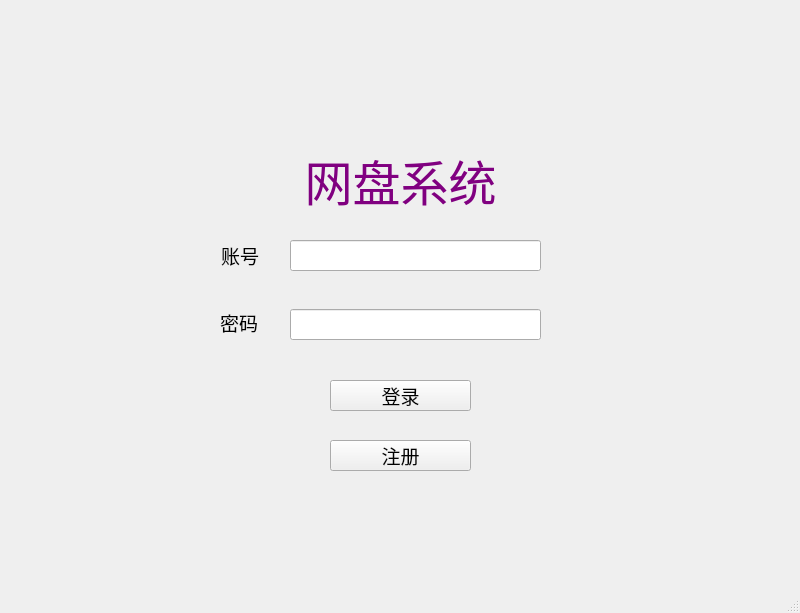
<?xml version="1.0" encoding="UTF-8"?>
<ui version="4.0">
 <class>MainWindow</class>
 <widget class="QMainWindow" name="MainWindow">
  <property name="geometry">
   <rect>
    <x>0</x>
    <y>0</y>
    <width>800</width>
    <height>613</height>
   </rect>
  </property>
  <property name="windowTitle">
   <string>MainWindow</string>
  </property>
  <property name="styleSheet">
   <string notr="true">QMainWindow {
    background: qlineargradient(
        x1:0, y1:0,        /* 起点：左上角 */
        x2:1, y2:1,        /* 终点：右下角 */
        stop:0 #7744FF ,    /* 渐变起始颜色 */
        stop:1 #00FFFF     /* 渐变结束颜色 */
    );
}</string>
  </property>
  <widget class="QWidget" name="centralwidget">
   <widget class="QLabel" name="label">
    <property name="geometry">
     <rect>
      <x>230</x>
      <y>150</y>
      <width>341</width>
      <height>61</height>
     </rect>
    </property>
    <property name="font">
     <font>
      <family>可爱小猫的恋爱警报</family>
      <pointsize>36</pointsize>
     </font>
    </property>
    <property name="layoutDirection">
     <enum>Qt::LayoutDirection::LeftToRight</enum>
    </property>
    <property name="styleSheet">
     <string notr="true">QLabel {
    color: qlineargradient(x1:0, y1:0, x2:0, y2:1, stop:0 pink, stop:1 purple);
    text-shadow: -1px -1px 0 black,
                  1px -1px 0 black,
                 -1px  1px 0 black,
                  1px  1px 0 black;
    qproperty-alignment: AlignCenter;
}</string>
    </property>
    <property name="frameShape">
     <enum>QFrame::Shape::NoFrame</enum>
    </property>
    <property name="text">
     <string>网盘系统</string>
    </property>
    <property name="textFormat">
     <enum>Qt::TextFormat::PlainText</enum>
    </property>
    <property name="alignment">
     <set>Qt::AlignmentFlag::AlignCenter</set>
    </property>
   </widget>
   <widget class="QLabel" name="label_3">
    <property name="geometry">
     <rect>
      <x>220</x>
      <y>310</y>
      <width>38</width>
      <height>25</height>
     </rect>
    </property>
    <property name="font">
     <font>
      <family>可爱小猫的恋爱警报</family>
      <pointsize>14</pointsize>
     </font>
    </property>
    <property name="text">
     <string>密码</string>
    </property>
   </widget>
   <widget class="QPushButton" name="pushButton">
    <property name="geometry">
     <rect>
      <x>330</x>
      <y>380</y>
      <width>141</width>
      <height>31</height>
     </rect>
    </property>
    <property name="font">
     <font>
      <family>可爱小猫的恋爱警报</family>
      <pointsize>14</pointsize>
     </font>
    </property>
    <property name="text">
     <string>登录</string>
    </property>
   </widget>
   <widget class="QPushButton" name="pushButton_2">
    <property name="geometry">
     <rect>
      <x>330</x>
      <y>440</y>
      <width>141</width>
      <height>31</height>
     </rect>
    </property>
    <property name="font">
     <font>
      <family>可爱小猫的恋爱警报</family>
      <pointsize>14</pointsize>
     </font>
    </property>
    <property name="text">
     <string>注册</string>
    </property>
   </widget>
   <widget class="QLineEdit" name="lineEdit">
    <property name="geometry">
     <rect>
      <x>290</x>
      <y>240</y>
      <width>251</width>
      <height>31</height>
     </rect>
    </property>
    <property name="font">
     <font>
      <pointsize>12</pointsize>
     </font>
    </property>
   </widget>
   <widget class="QLineEdit" name="lineEdit_2">
    <property name="geometry">
     <rect>
      <x>290</x>
      <y>309</y>
      <width>251</width>
      <height>31</height>
     </rect>
    </property>
    <property name="font">
     <font>
      <pointsize>14</pointsize>
     </font>
    </property>
    <property name="echoMode">
     <enum>QLineEdit::EchoMode::Password</enum>
    </property>
   </widget>
   <widget class="QWidget" name="">
    <property name="geometry">
     <rect>
      <x>220</x>
      <y>240</y>
      <width>40</width>
      <height>31</height>
     </rect>
    </property>
    <layout class="QVBoxLayout" name="verticalLayout">
     <item>
      <widget class="QLabel" name="label_2">
       <property name="font">
        <font>
         <family>可爱小猫的恋爱警报</family>
         <pointsize>14</pointsize>
        </font>
       </property>
       <property name="text">
        <string>账号</string>
       </property>
       <property name="alignment">
        <set>Qt::AlignmentFlag::AlignCenter</set>
       </property>
      </widget>
     </item>
    </layout>
   </widget>
  </widget>
  <widget class="QStatusBar" name="statusbar"/>
 </widget>
 <resources/>
 <connections/>
</ui>
